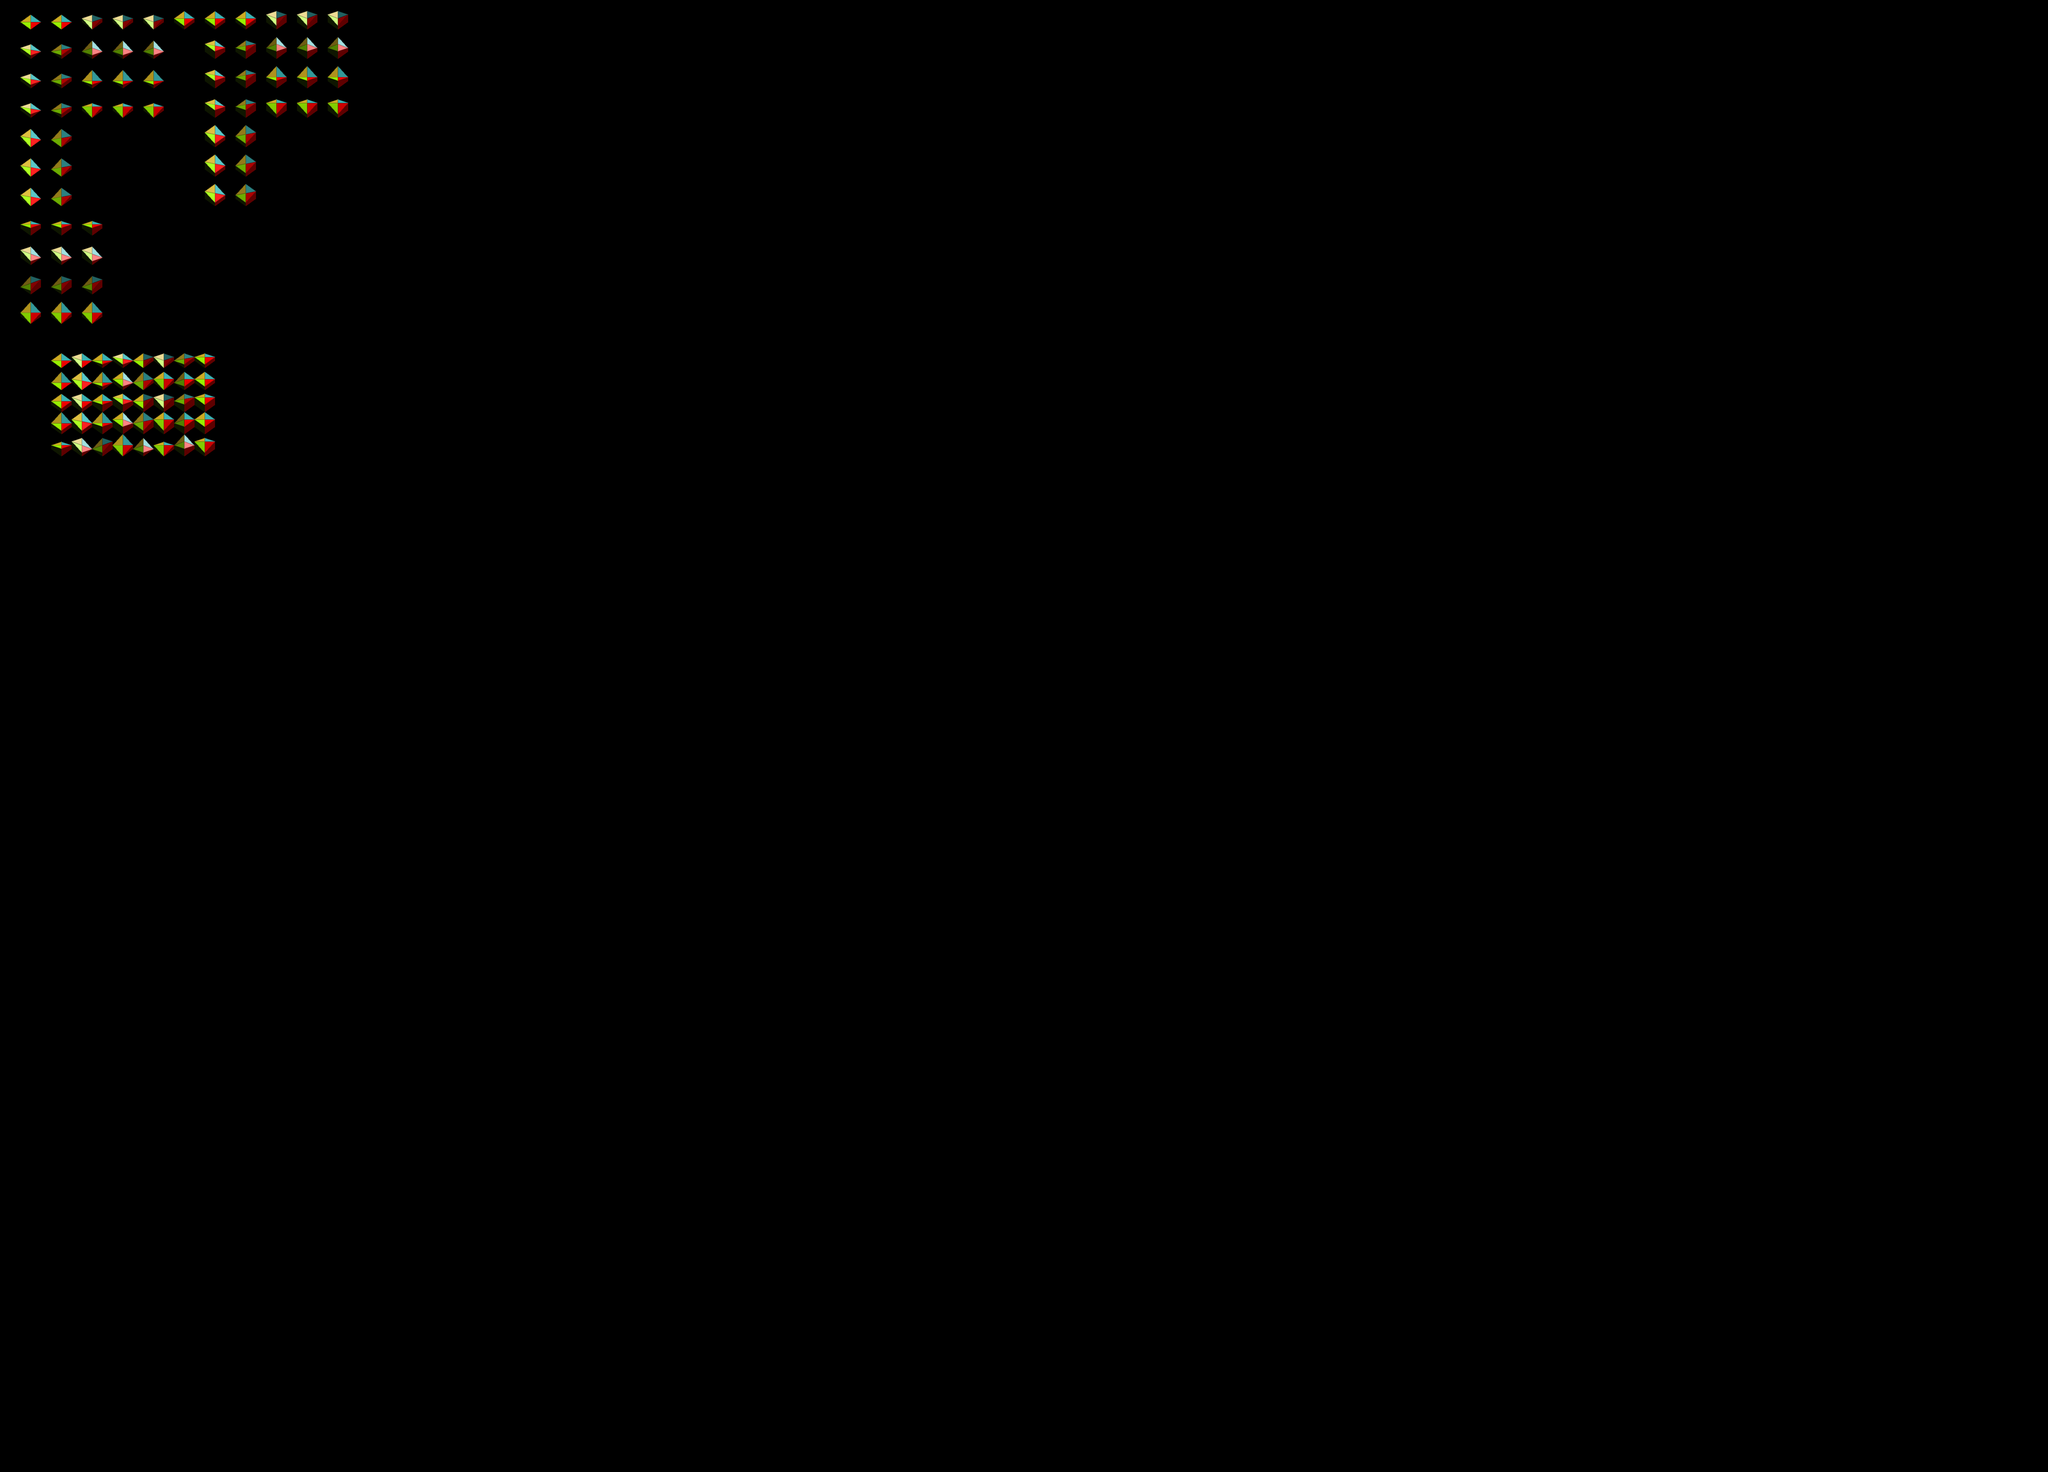

This game map was drawn from its Tiled (.tmx) file and the tilesets committed beside it. A one-line description and the trimmed map source follow:
An orthogonal 200x200 tile map with 32x23 px tiles, 3 tile layers (Over, Ref, Under), 8 hidden layers not drawn, 4 tilesets.

<map version="1.2" tiledversion="1.3.1" orientation="orthogonal" renderorder="right-down" compressionlevel="0" width="200" height="200" tilewidth="32" tileheight="23" infinite="0" nextlayerid="77" nextobjectid="7">
 <tileset firstgid="1" name="solid" tilewidth="32" tileheight="23" tilecount="1230" columns="30">
  <image source="solid.png" width="960" height="943" />
  <tile id="557">
   <properties>
    <property name="Position" type="int" value="3" />
   </properties>
  </tile>
  <tile id="558">
   <properties>
    <property name="Position" type="int" value="3" />
   </properties>
  </tile>
  <tile id="587">
   <properties>
    <property name="Position" type="int" value="2" />
   </properties>
  </tile>
  <tile id="588">
   <properties>
    <property name="Position" type="int" value="2" />
   </properties>
  </tile>
  <tile id="589">
   <properties>
    <property name="Position" type="int" value="3" />
   </properties>
  </tile>
  <tile id="617">
   <properties>
    <property name="Position" type="int" value="1" />
   </properties>
  </tile>
  <tile id="618">
   <properties>
    <property name="Position" type="int" value="1" />
   </properties>
  </tile>
  <tile id="619">
   <properties>
    <property name="Position" type="int" value="2" />
   </properties>
  </tile>
  <tile id="647">
   <properties>
    <property name="Position" type="int" value="0" />
   </properties>
  </tile>
  <tile id="648">
   <properties>
    <property name="Position" type="int" value="0" />
   </properties>
  </tile>
  <tile id="649">
   <properties>
    <property name="Position" type="int" value="1" />
   </properties>
  </tile>
 </tileset>
 <tileset firstgid="1231" name="hfield_halves" tilewidth="32" tileheight="92" tilecount="300" columns="30">
  <image source="hfield_halves.png" width="960" height="943" />
 </tileset>
 <tileset firstgid="1531" name="heightfield" tilewidth="32" tileheight="69" tilecount="390" columns="30">
  <image source="heightfield.png" width="960" height="943" />
 </tileset>
 <tileset firstgid="1921" name="num_balls" tilewidth="32" tileheight="32" tilecount="100" columns="10">
  <image source="num_balls_32x32.png" width="320" height="320" />
 </tileset>
 <group id="36" name="Test 01" visible="0">
  <properties>
   <property name="Level" type="int" value="1" />
  </properties>
  <layer id="55" name="Floor 01" width="200" height="200">
   <properties>
    <property name="Type" value="Floor" />
   </properties>
   <data>[40000 cells, 39786 non-empty, 122 distinct tile ids]</data>
  </layer>
  <layer id="57" name="Walls 01" width="200" height="200">
   <properties>
    <property name="Avatar" type="bool" value="true" />
    <property name="Type" value="Walls" />
   </properties>
   <data>[40000 cells, 0 non-empty, 0 distinct tile ids]</data>
  </layer>
  <layer id="75" name="Nums 01" width="200" height="200">
   <data>[40000 cells, 0 non-empty, 0 distinct tile ids]</data>
  </layer>
 </group>
 <group id="61" name="Iso Heightfield">
  <layer id="64" name="Iso" width="200" height="200" visible="0">
   <data>[40000 cells, 0 non-empty, 0 distinct tile ids]</data>
  </layer>
  <layer id="66" name="Over" width="200" height="200">
   <data>[40000 cells, 0 non-empty, 0 distinct tile ids]</data>
  </layer>
  <layer id="65" name="Ref" width="200" height="200" visible="0">
   <data>[40000 cells, 0 non-empty, 0 distinct tile ids]</data>
  </layer>
  <layer id="74" name="Ref" width="200" height="200">
   <data>[40000 cells, 420 non-empty, 75 distinct tile ids]</data>
  </layer>
  <layer id="67" name="Under" width="200" height="200">
   <data>[40000 cells, 0 non-empty, 0 distinct tile ids]</data>
  </layer>
 </group>
 <group id="73" name="HeightField Tiles" visible="0">
  <layer id="70" name="Up" width="200" height="200">
   <data>[40000 cells, 496 non-empty, 54 distinct tile ids]</data>
  </layer>
  <layer id="72" name="Down" width="200" height="200">
   <data>[40000 cells, 404 non-empty, 56 distinct tile ids]</data>
  </layer>
  <layer id="76" name="Standalone" width="200" height="200">
   <data>[40000 cells, 184 non-empty, 104 distinct tile ids]</data>
  </layer>
 </group>
</map>
